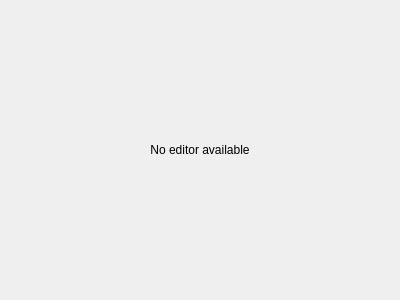
<?xml version="1.0" encoding="UTF-8"?>
<ui version="4.0">
 <class>CCodeDisplayWidget</class>
 <widget class="QWidget" name="CCodeDisplayWidget">
  <property name="geometry">
   <rect>
    <x>0</x>
    <y>0</y>
    <width>400</width>
    <height>300</height>
   </rect>
  </property>
  <property name="windowTitle">
   <string>Form</string>
  </property>
  <layout class="QVBoxLayout" name="verticalLayout">
   <property name="leftMargin">
    <number>0</number>
   </property>
   <property name="topMargin">
    <number>0</number>
   </property>
   <property name="rightMargin">
    <number>0</number>
   </property>
   <property name="bottomMargin">
    <number>0</number>
   </property>
   <item>
    <widget class="QStackedWidget" name="pEditorStackedWidget">
     <property name="currentIndex">
      <number>0</number>
     </property>
     <widget class="QWidget" name="pPageEmpty">
      <layout class="QGridLayout" name="gridLayout">
       <item row="0" column="0">
        <widget class="QLabel" name="label">
         <property name="text">
          <string>No editor available</string>
         </property>
         <property name="alignment">
          <set>Qt::AlignCenter</set>
         </property>
        </widget>
       </item>
      </layout>
     </widget>
     <widget class="QWidget" name="pPageJs">
      <layout class="QGridLayout" name="gridLayout_5">
       <property name="leftMargin">
        <number>0</number>
       </property>
       <property name="topMargin">
        <number>0</number>
       </property>
       <property name="rightMargin">
        <number>0</number>
       </property>
       <property name="bottomMargin">
        <number>0</number>
       </property>
       <item row="0" column="0">
        <widget class="CScriptEditorWidget" name="pCodeEdit"/>
       </item>
      </layout>
     </widget>
     <widget class="QWidget" name="pPageEos">
      <layout class="QGridLayout" name="gridLayout_6">
       <property name="leftMargin">
        <number>0</number>
       </property>
       <property name="topMargin">
        <number>0</number>
       </property>
       <property name="rightMargin">
        <number>0</number>
       </property>
       <property name="bottomMargin">
        <number>0</number>
       </property>
       <item row="0" column="0">
        <widget class="CEosScriptEditorView" name="pEosEdit">
         <property name="alternatingRowColors">
          <bool>true</bool>
         </property>
         <property name="animated">
          <bool>true</bool>
         </property>
        </widget>
       </item>
      </layout>
     </widget>
    </widget>
   </item>
  </layout>
 </widget>
 <customwidgets>
  <customwidget>
   <class>CScriptEditorWidget</class>
   <extends>QTextEdit</extends>
   <header>Editor/Script/ScriptEditorWidget.h</header>
  </customwidget>
  <customwidget>
   <class>CEosScriptEditorView</class>
   <extends>QTreeView</extends>
   <header>Editor/Script/EosScriptEditorView.h</header>
  </customwidget>
 </customwidgets>
 <resources/>
 <connections/>
</ui>
